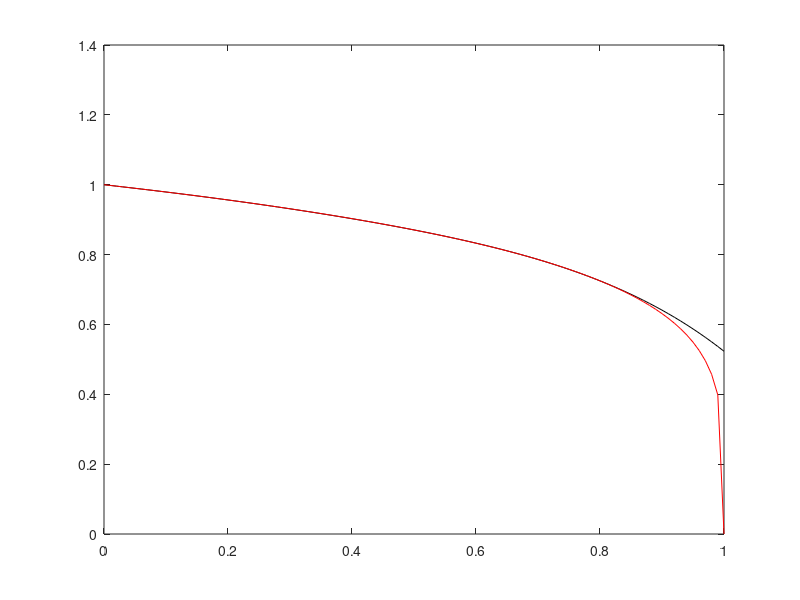
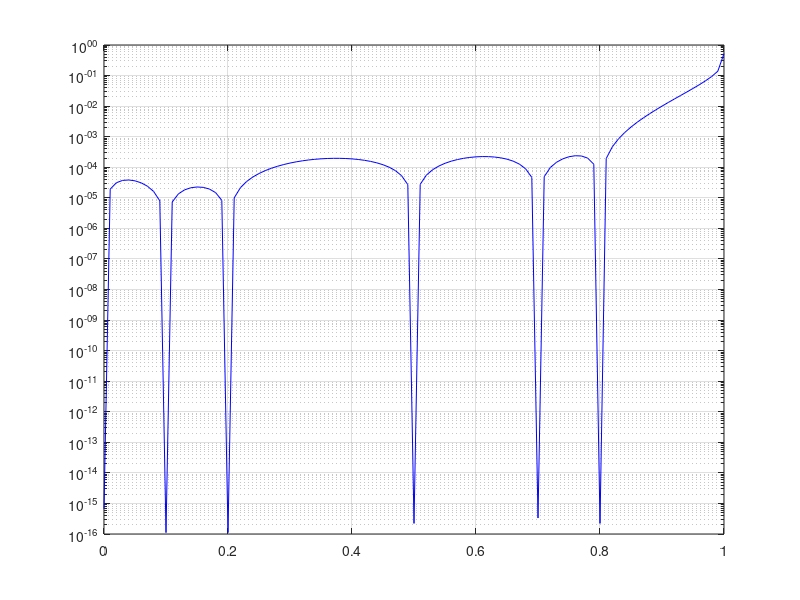

Write the MATLAB code that produced these figures, in order.
clear all
close all
clc

f=@(x) (1-x).^(1/5);

x=[0,0.1,0.2,0.5,0.7,0.8,1];
xmesh=[0:0.01:1];

y=f(x);
% plot(xmesh,f(xmesh),'k',x,y,'ro')
n=length(x)-1;

p=polyfit(x,y,n);
y_interpolation=polyval(p,xmesh);

figure(1)
plot(xmesh,y_interpolation,'k',xmesh,f(xmesh),'r')

abs_err=abs(f(xmesh)-y_interpolation);
rel_err_inf=norm(abs_err,inf)/norm(f(xmesh),inf);

figure(2)
semilogy(xmesh,abs_err,'b')
grid on


%%
clear all
close all
clc

f=@(x) (1-x).^(1/5);

x=[0,0.1,0.2,0.5,0.7,0.8];
xmesh=[0:0.01:1];

y=f(x);
% plot(xmesh,f(xmesh),'k',x,y,'ro')
n=length(x)-1;

p=polyfit(x,y,n);
y_interpolation=polyval(p,xmesh);

figure(1)
plot(xmesh,y_interpolation,'k',xmesh,f(xmesh),'r')

abs_err=abs(f(xmesh)-y_interpolation);
rel_err_inf=norm(abs_err,inf)/norm(f(xmesh),inf);

figure(2)
semilogy(xmesh,abs_err,'b')
grid on








